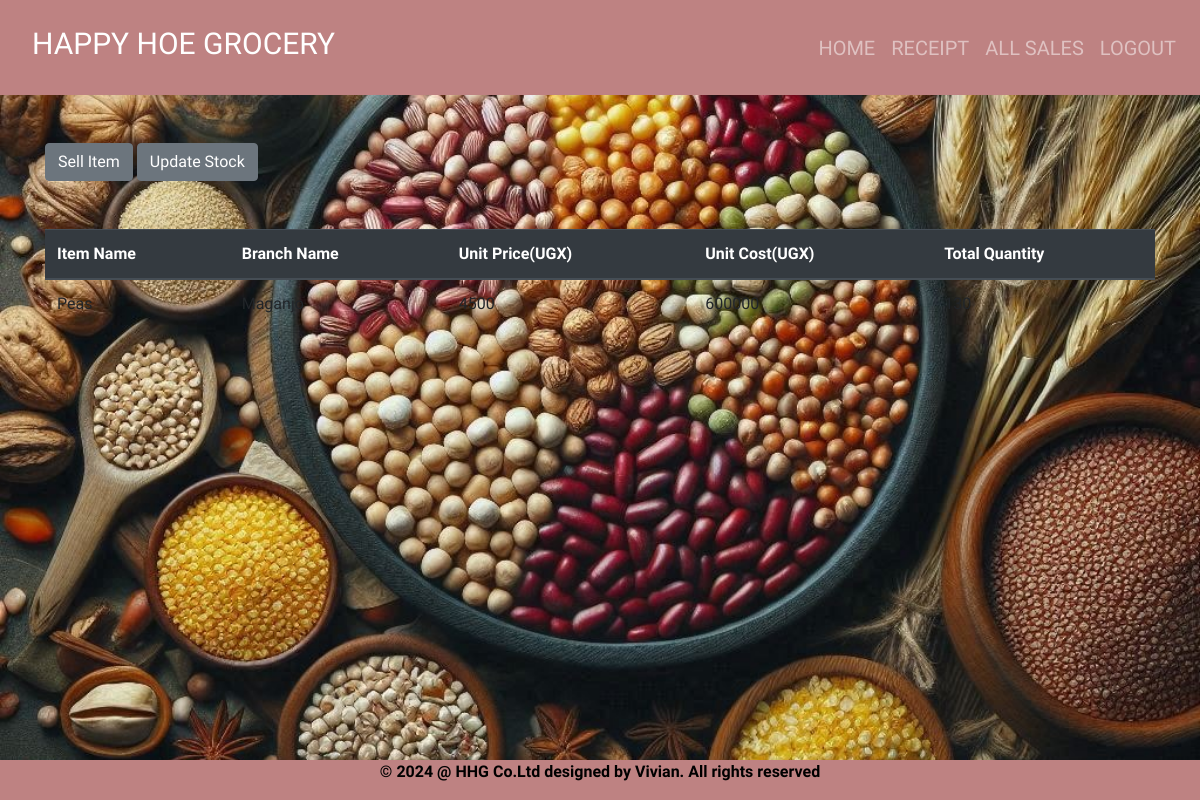
/home/5/ (signed in), run on an earlier commit of the app's database.
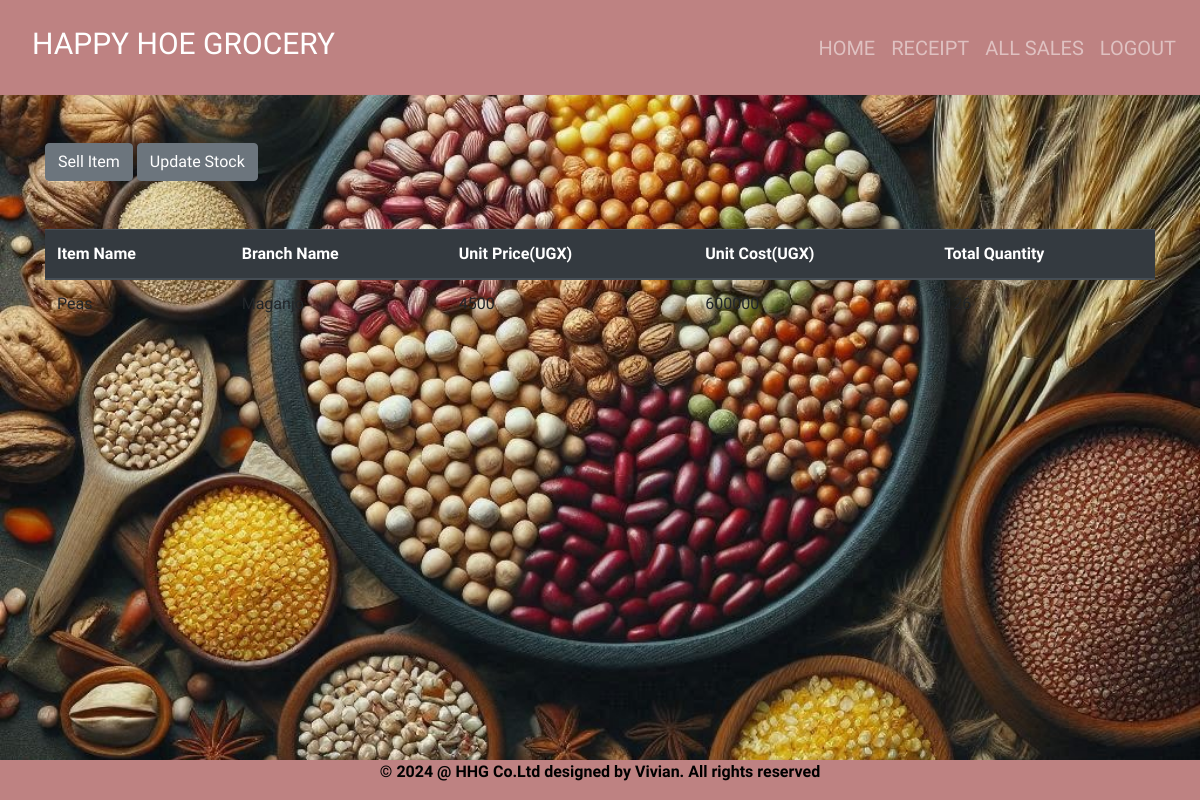
And on a later commit of the database.
### Grocery_app/models.py (models this page shows, shortened)
class Stockx(models.Model):
    item_name = models.CharField(max_length=50, null=True, blank=True)
    dealer_name = models.CharField(max_length=50, null=True, blank=True)
    branch_name = models.CharField(max_length=50, null=True, blank=True)
    unit_price = models.IntegerField(default=0, null=True, blank=True)
    unit_cost = models.IntegerField(default=0, null=True, blank=True)
    total_quantity = models.IntegerField(default=0, null=True, blank=True)
    issued_quantity = models.IntegerField(default=0, null=True, blank=True)

### Grocery_app/views.py (the view)
# urls.py: path('home/<int:product_id>/', views.product_detail, name='product_detail'),
@login_required
def product_detail(request, product_id):
    product = Stockx.objects.get(id=product_id)
    return render(request, 'Grocery_app/product_detail.html', {'product': product})

### Grocery_app/templates/Grocery_app/product_detail.html
{% extends 'Grocery_app/base.html'%} {% block content%}
<br></br>
<div class = "container">
    <a href="{% url 'issue_item' product.id %}" ><input type="submit" value="Sell Item" class="btn btn-secondary" btn type="button"/></a>
    <a href="{% url 'add_stock' product.id %}" ><input type= "submit" value="Update Stock" class="btn btn-secondary btn" type="button"/></a>
</div>
<br></br>
<div class = "container">
  <table class="table">
    <thead class="thead-dark">
      <tr>
        <th scope="col">Item Name</th>
        <th scope="col">Branch Name</th>
        <th scope="col">Unit Price(UGX)</th>
        <th scope="col">Unit Cost(UGX)</th>
        <th scope = "col">Total Quantity</th>
      </tr>
    </thead>
    <tbody>
      <tr>
        <td>{{product.item_name}}</td>
        <td>{{product.branch_name}}</td>
        <td>{{product.unit_price}}</td>
        <td>{{product.unit_cost}}</td>
        <td>{{product.total_quantity}}</td>
      </tr>
    </tbody>
  </table>
</div>
{% endblock%}

### Grocery_app/templates/Grocery_app/base.html (shortened to what this page needs)
{% load static%}
<!DOCTYPE html>
<html lang="en">
<head>
    <link rel="stylesheet" href="https://stackpath.bootstrapcdn.com/bootstrap/4.5.2/css/bootstrap.min.css">
    <link rel = "stylesheet" href = {% static 'css/main.css' %}>
    <link rel="stylesheet" type="text/css" href="{% static 'css/styles.css' %}">
</head>
<body>
    <nav class="navbar navbar-expand-lg navbar-dark ">
        <a class="nav-link" href=""><h1 class="navbar-brand" style = "font-size: 25px">HAPPY HOE GROCERY</h1></a>
        <div class="collapse navbar-collapse" id="navbarNav">
          <ul class="nav navbar-nav ml-auto">
           {% if user.is_authenticated%}
              <li class="nav-item">
                <a class="nav-link" href="{% url 'home' %}">HOME</a>
              </li>
              <li class="nav-item">
                <a class="nav-link" href="/receipt">RECEIPT</a>
              </li>
              <li class="nav-item">
                <a class="nav-link" href="/all_sales">ALL SALES</a>
              </li>
              <li class="nav-item">
                <a class="nav-link" href="/logout">LOGOUT</a>
              </li>
            {% else %}
              <li class="nav-item">
                <a class="nav-link" href="/login">LOGIN</a>
              </li>
            {% endif %}
          </ul>
     </nav>
    {% block content%}
    {% endblock%}
    <footer>
      <p>&copy; 2024 @ HHG Co.Ltd designed by Vivian. All rights reserved</p>
    </footer>
</body>
</html>

### Grocery_app/static/css/main.css (style rules this page uses)
html,body { position: relative; overflow-x: hidden; background: url('/static/images/img6.jpg'); width: 100% !important; height: 100vh; display: table; position: relative; background-position: center; background-attachment: scroll; -o-background-size: cover; -moz-background-size: cover; -webkit-background-size: cover; background-size: cover; background-repeat: no-repeat; }
body { background-color: hsl(0, 39%, 43%); font-family: 'raleway'; }
.navbar { background-color: rgb(190, 130, 130); }
.navbar li a { font-size: 20px; }
.navbar-brand { font-size: 30px !important; }

### Grocery_app/static/css/styles.css (style rules this page uses)
body { background-color: burlywood; background-image: url('pic1.jpg'); }

### Grocery_app/templates/Grocery_app/base.html (style rules this page uses)
footer { text-align: center; color: black; background: rgb(190, 130, 130); position:fixed; heigt:50px; width:100%; font-weight:bolder; bottom:0; }

What changed in the data, as far as the page shows it:
changed Stockx "Peas": total_quantity "130" → "126"
